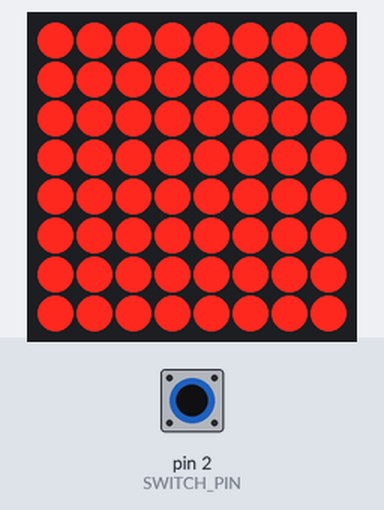
The sketch below on a simulated Arduino Uno, built with avr-gcc and run on an emulated ATmega328P. Parts: 8×8 LED matrix. Inputs (shaded band) come from the test bench; at power-on: pin 2 (SWITCH_PIN) HIGH. What the sketch prints to the serial monitor is not drawn.

1.3 s: pin 2 (SWITCH_PIN) pulled LOW for 0.15 s
Above: at 1.41 s.
3.0 s: pin 2 (SWITCH_PIN) pulled LOW for 3.2 s
7.7 s: pin 2 (SWITCH_PIN) pulsed LOW 2 times (0.12 s each, 0.3 s apart)
Timing chart, 0 to 10.7 s (numbered marks = the images above; inputs shaded):
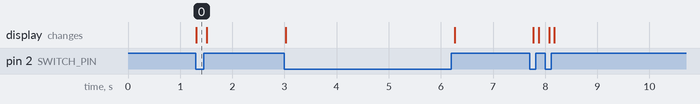

Measured:
- after the input at 1.3 s, the display: changes at once (image 0)

The sketch:

max7219-with_switch_ON.ino
```cpp
#include <MD_MAX72xx.h>
#include <SPI.h>

#define HARDWARE_TYPE MD_MAX72XX::GENERIC_HW

// Pin Definitions
#define DIN_PIN  11
#define CS_PIN   10
#define SWITCH_PIN 2

// Create an instance for MAX7219
MD_MAX72XX mx = MD_MAX72XX(DIN_PIN, CS_PIN, 1);

void setup() {
  pinMode(SWITCH_PIN, INPUT_PULLUP); // Set switch pin as input with pull-up
  Serial.begin(115200); // Start serial communication
  mx.begin(); // Initialize MAX7219
  mx.clear(); // Clear the display
  Serial.println("MAX7219 Initialized");
}

void loop() {
  // Read the switch state
  if (digitalRead(SWITCH_PIN) == LOW) { // Switch is pressed
    Serial.println("Switch Pressed - Turning on all LEDs");
    // Turn on all columns of the matrix
    for (int i = 0; i < 8; i++) {
      mx.setColumn(i, 0xFF); // Set each column to 0xFF (all LEDs on)
    }
    mx.update(); // Update the display
  } else { // Switch is not pressed
    Serial.println("Switch Released - Clearing display");
    mx.clear(); // Clear the display
    mx.update(); // Update the display
  }
  delay(100); // Small delay to debounce switch
}
```
